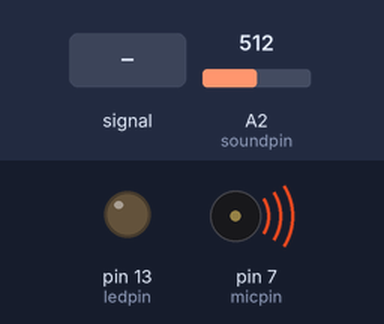
Bench run of a sketch on a simulated Arduino Uno, built with avr-gcc and run on an emulated ATmega328P. On the bench: output pins drawn as LEDs (lit = HIGH), buzzer (waves = sounding). Inputs (shaded band) come from the test bench; at power-on: A2 (soundpin) = 512.

Above: at 14.3 s.
14.4 s: A2 (soundpin) set to 217
28.2 s: A2 (soundpin) set to 181
At 39.9 s:
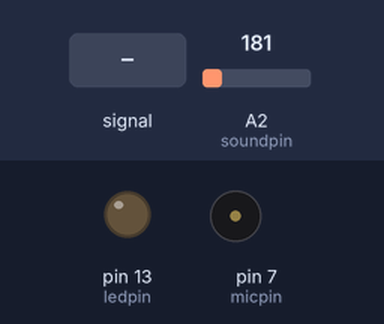
42.0 s: A2 (soundpin) fed a 200 Hz sine of ±81 counts around its level
At 43.3 s:
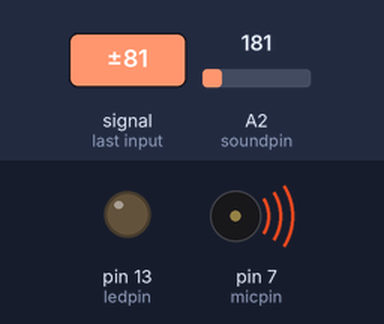
56.0 s: A2 (soundpin) set to 122
At 69.8 s:
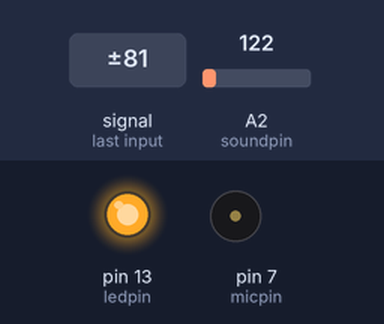
70.0 s: A2 (soundpin) set to 210
At 70.6 s:
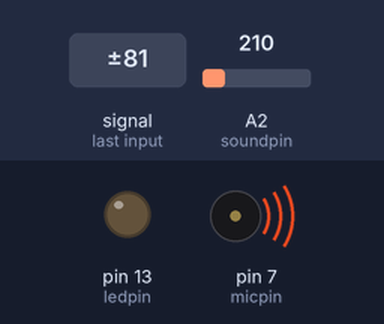
Timing chart, 0 to 85.0 s (numbered marks = the images above; inputs shaded):
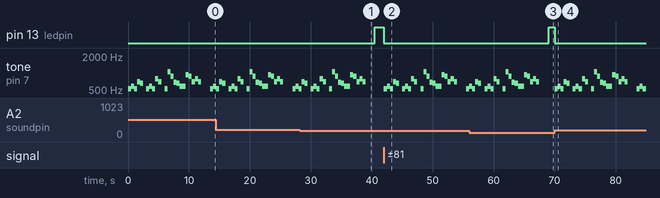

The sketch:

cakecode.ino
```cpp
// code that allows you to "blow out" an led and play birthday music once the "candle" led is blown out
// maham fatima
// sept 18 2024
// A0 - CPSC 599 Physical and Tangible HCI
// i adapted the following information and code in this file:
// i adapted the birthday music playing code from : https://forum.arduino.cc/t/playing-happy-birthday-to-you-on-arduino/303601
// and learned how to use sound sensor and the code from: https://kandrproject.blogspot.com/2018/01/arduino-with-sound-sensor-and-led-code.html
// ----------------------------

//https://forum.arduino.cc/t/playing-happy-birthday-to-you-on-arduino/303601 -> bday tune code below from here
int pin[]= {523,523,587,523,698,659,0,   // Notes' array
           523,523,587,523,783,698,0,
           523,523,1046,880,689,658.25,587,
           932,932,880,698,783,698,0};
int time[]={250,250,500,500,500,500,500, // time array for each note
           250,250,500,500,500,500,500,
           250,250,500,500,500,500,1000,
           250,250,500,500,500,500,500};
// I modified timings for more upbeat version from this code making it double the speed to speed it up

//set pins for mic, led and speaker
const int micpin=7;
const int ledpin=13;
const int soundpin=A2;

// to check if user has blown into the mic (sound sensor)
// sound sensor code below: https://kandrproject.blogspot.com/2018/01/arduino-with-sound-sensor-and-led-code.html
const int threshold=200; // threshold for the microphone


void setup() {
Serial.begin(9600); // set up serial comunication
pinMode(ledpin,OUTPUT); // set led to be output
pinMode(soundpin,INPUT); //set microphone to be input
pinMode(micpin, OUTPUT); // set speaker to be output
}

void loop() {
    // in this loop we check to see if someone has exceeded the threshold and if so the light turns of and music turns on
    // else the light stays on
    int soundsensor=analogRead(soundpin); // reads analog data from sound sensor

    if (soundsensor>=threshold) {         // check if sound louder then the threshold
    digitalWrite(ledpin,LOW);           // turns led on when sound registered at higher then threshold
    // loop through and play bday song -> bday music code here https://forum.arduino.cc/t/playing-happy-birthday-to-you-on-arduino/303601
    // modified it to play once instead of continuous loop
    for (int i= 0; i<28; i++){       // loop for the duration of one round of "happy birthday" song
      tone(7, pin[i], time[i]);       // play which note and how long
      delay (time[i]);                 // add a delay between notes
    }
    delay(1000);                        // delay so that there is time to see it "blown out" before it starts again
  }
    else{
      digitalWrite(ledpin,HIGH);        // if not above threshold keep the led on

    }

  //delay(500); // just for testing
}
```

Measured:
- the behaviour switches between 200 and 199 on A2 (soundpin) (found by bisection; images 0 and 1)
- after the input at 28.2 s, pin 13 (ledpin): LOW → HIGH after 12.3 s; tone on pin 7 (micpin): goes on until 39.0 s, then stays silent
- after the input at 42.0 s, pin 13 (ledpin): HIGH → LOW at once; tone on pin 7 (micpin): plays 523 Hz for 0.50 s, 587 Hz for 0.50 s, 523 Hz for 0.50 s, 698 Hz for 0.50 s, 659 Hz for 0.50 s, 523 Hz for 0.50 s … (22 notes in this stretch), starting at once
- after the input at 56.0 s, pin 13 (ledpin): LOW → HIGH after 13.0 s; tone on pin 7 (micpin): goes on until 67.5 s, then stays silent
- after the input at 70.0 s, pin 13 (ledpin): HIGH → LOW at once; tone on pin 7 (micpin): plays 523 Hz for 0.50 s, 587 Hz for 0.50 s, 523 Hz for 0.50 s, 698 Hz for 0.50 s, 659 Hz for 0.50 s, 523 Hz for 0.50 s … (24 notes in this stretch), starting at once
- by itself, tone on pin 7 (micpin): plays 523 Hz for 0.50 s, 587 Hz for 0.50 s, 523 Hz for 0.50 s, 698 Hz for 0.50 s, 659 Hz for 0.50 s, 523 Hz for 0.50 s … (23 notes in this stretch)
